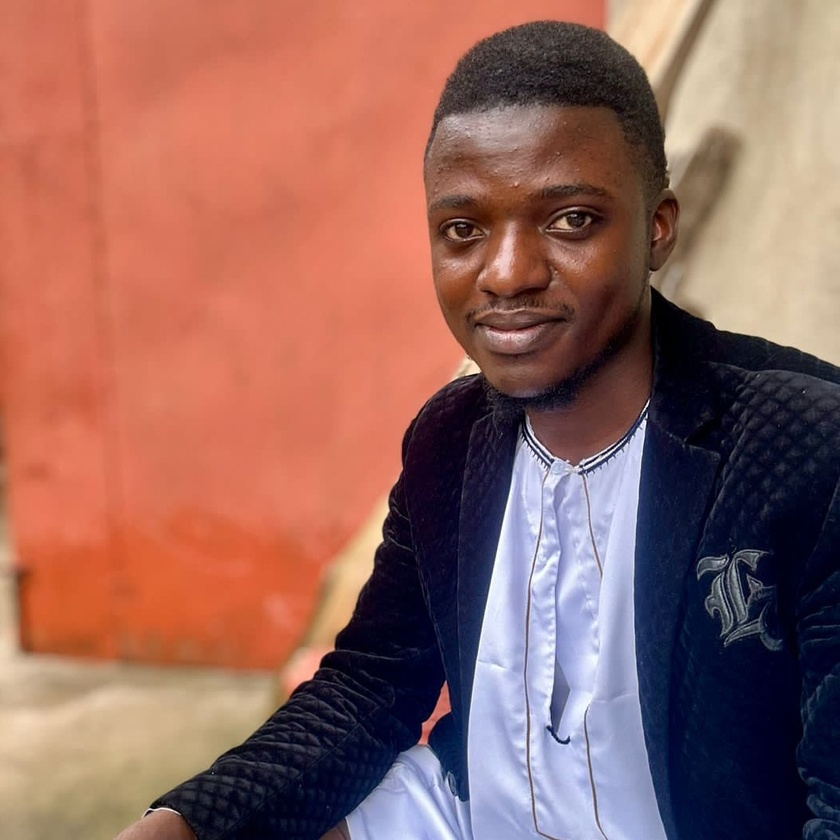
#> input picture imageToCartoon/MyImage.jpg, 840 x 840 px, shrunk from 1058 x 1058 before the run
$ python imageToCartoon.py
#> lines starting #> are read from the running program, lines starting #| are printed output that depends on the picture; after the words box and inside, x2 and y2 are one past the last pixel; in counts of white or black regions, pixels touching at a corner belong together
#!/usr/bin/env python3

"""python script for converting image to a cartoon.

"""

import cv2
import numpy as np


image = cv2.imread("MyImage.jpg")
#> image is the input picture: shape (840, 840, 3); mean B, G, R 94.4, 102, 148.2


gray = cv2.cvtColor(image, cv2.COLOR_BGR2GRAY)
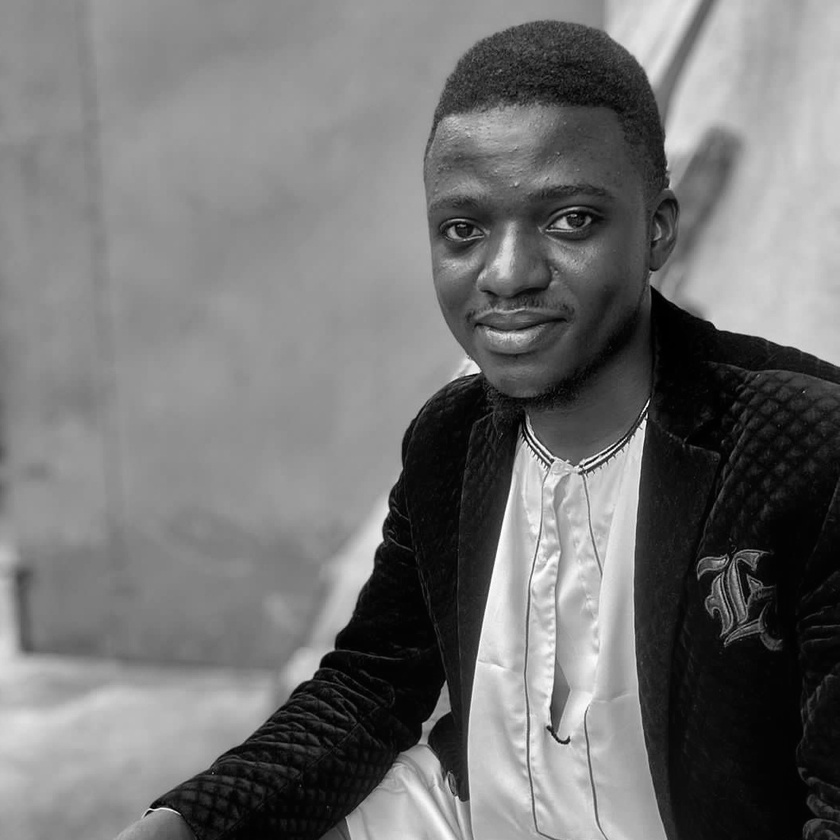
#> gray: shape (840, 840); min 0, max 254, mean 114.9
gray = cv2.medianBlur(gray, 5)
edges = cv2.adaptiveThreshold(gray, 255, cv2.ADAPTIVE_THRESH_MEAN_C, cv2.THRESH_BINARY, 9, 9)
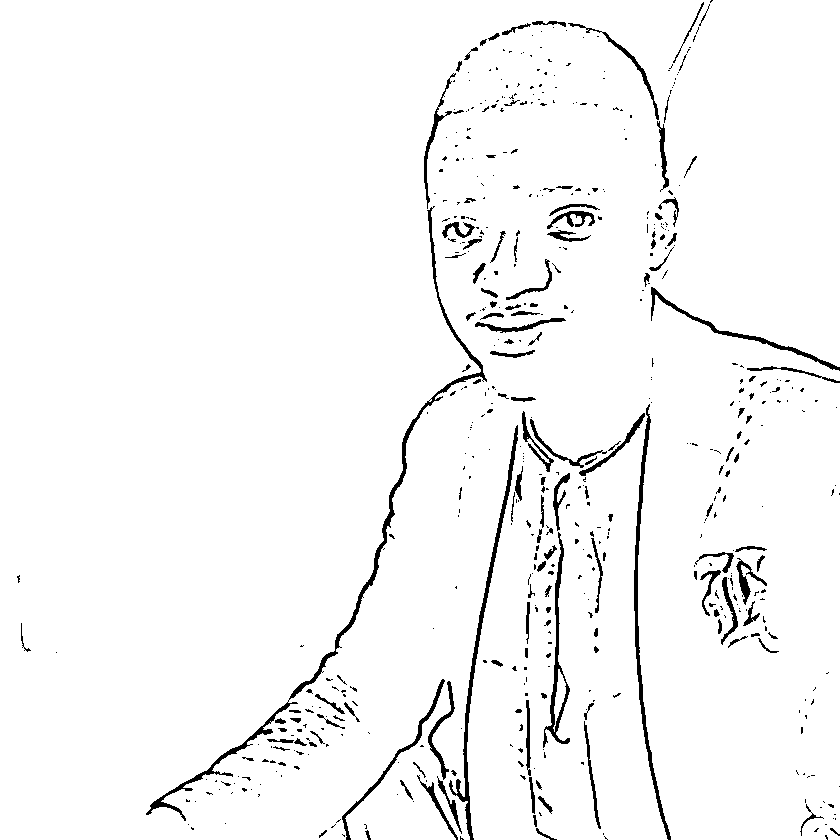
#> edges: shape (840, 840); 96.6% white; 555 black regions (409 under 20 px), largest, box (x1, y1, x2, y2) and area: (146, 206, 487, 821) 3232, (449, 425, 518, 840) 1783, (634, 404, 671, 840) 1632


color = cv2.bilateralFilter(image, 9, 250, 250)
cartoon = cv2.bitwise_and(color, color, mask=edges)
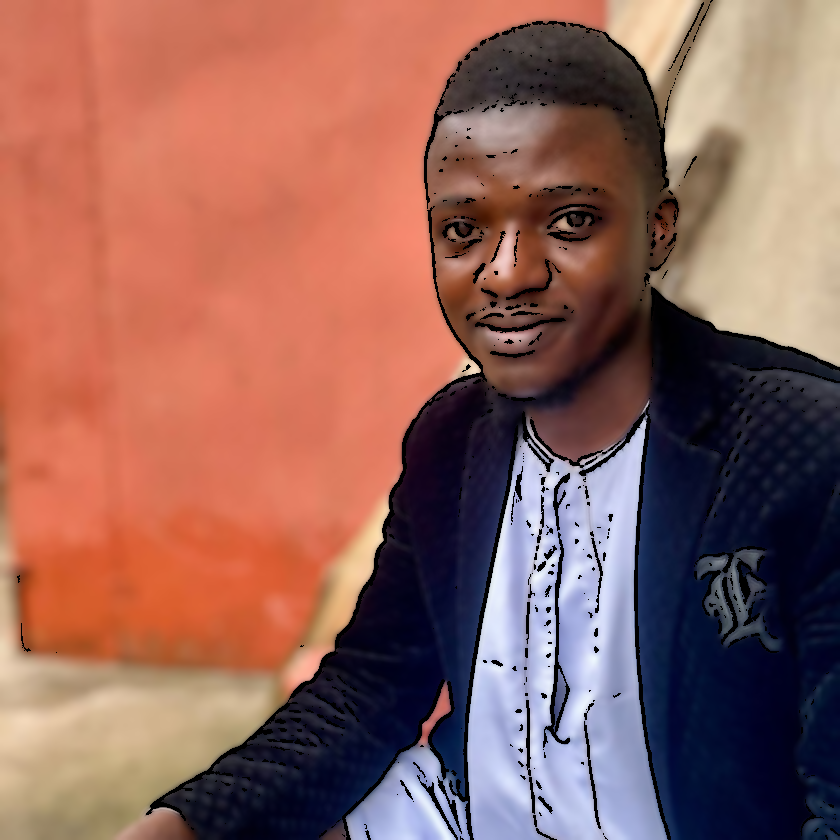
#> cartoon: shape (840, 840, 3); mean B, G, R 91.4, 99.5, 145.5


cv2.imshow("Image", image)
cv2.imshow("Edges", edges)
cv2.imshow("Cartoon", cartoon)


cv2.waitKey(0)
cv2.destroyAllWindows()
